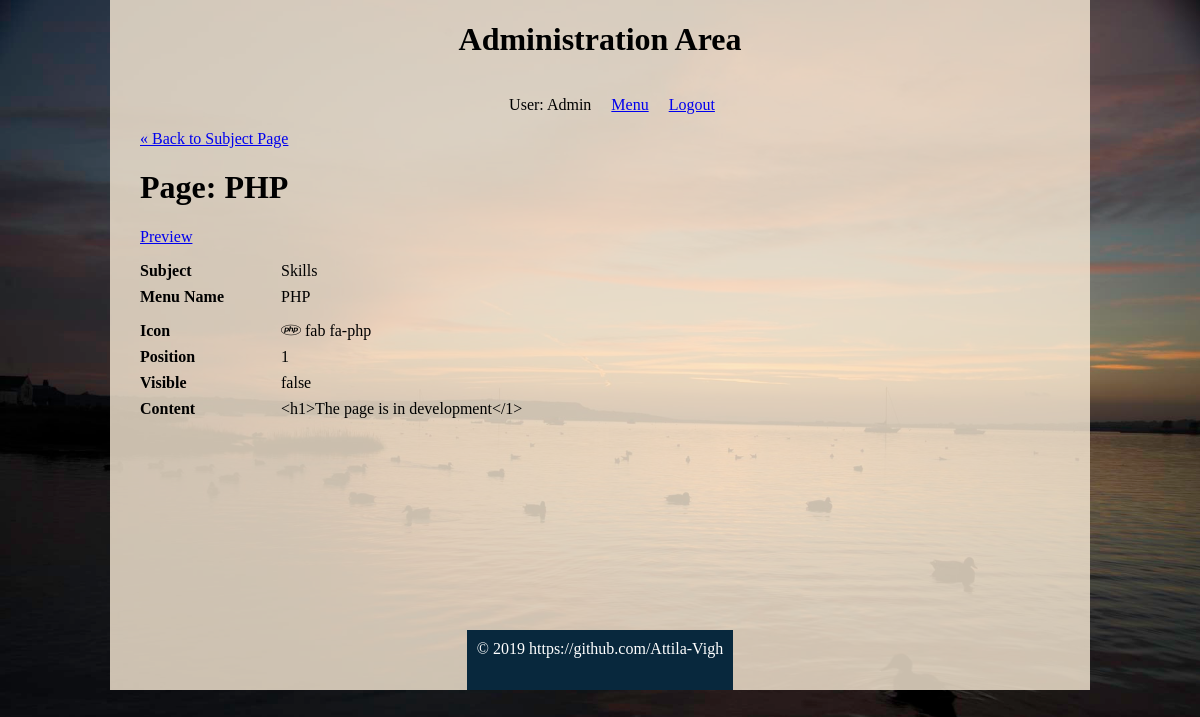
/administration/pages/show.php?id=16 (signed in), run on the app's committed database.
### tables this page shows
CREATE TABLE IF NOT EXISTS `pages` (
  `id` int(11) NOT NULL AUTO_INCREMENT,
  `subject_id` int(11) DEFAULT NULL,
  `menu_name` varchar(255) DEFAULT NULL,
  `icon` varchar(30) NOT NULL,
  `position` int(3) DEFAULT NULL,
  `visible` tinyint(1) DEFAULT NULL,
  `content` text,
  PRIMARY KEY (`id`),
  KEY `fk_subject_id` (`subject_id`)
);

CREATE TABLE IF NOT EXISTS `subjects` (
  `id` int(11) NOT NULL AUTO_INCREMENT,
  `icon` varchar(20) DEFAULT NULL,
  `menu_name` varchar(255) DEFAULT NULL,
  `position` int(3) DEFAULT NULL,
  `visible` tinyint(1) DEFAULT NULL,
  PRIMARY KEY (`id`)
);

### private/classes/databaseobject.class.php (called while the page is built, shortened)
<?php
class DatabaseObject {
    static protected $database;
    static protected $table_name = "";
    static public function set_database($database) {
        self::$database = $database;
    }
    static public function find_by_sql($sql) {
        $result = self::$database->query($sql);
        $object_array = [];
        while($record = $result->fetch_assoc()) {
            $object = new static;
            foreach($record as $property => $value) {
                if(property_exists($object, $property)) {
                    $object->$property = $value;
                }
            }
            $object_array[] = $object;
        }
        return $object_array;
    }
    static public function find_by_id($id) {
        $sql = "SELECT * FROM " . static::$table_name . " ";
        $sql .= "WHERE id='" . self::$database->escape_string($id) . "'";
        $obj_array = static::find_by_sql($sql);
        if(!empty($obj_array)) {
            return array_shift($obj_array);
        } else {
            return false;
        }
    }
}
?>

### private/functions.php (called while the page is built, shortened)
<?php
    function link_to($script_path) {
        return WWW_ROOT . $script_path;
    }
    function h_u($string="") {
        return htmlspecialchars(urlencode($string));
    }
    function h($string="") {
        return htmlspecialchars($string);
    }
?>

### public/administration/pages/show.php (the view, shortened to what this page needs)
<?php require_once('../../../private/initialize.php');
      $id = $_GET['id'] ?? redirect_to('/administration/pages/index.php');
    $page = WebPage::find_by_id($id);
    $subject = Subject::find_by_id($page->subject_id);
    include(SHARED_PATH . '/administration_header.php');
?>
<div id="content">
    <a class="back-link" href="<?php echo link_to('/administration/subjects/show.php?id=' . h_u($subject->id)); ?>">&laquo; Back to Subject Page</a>
    <div class="page show">
        <h1>Page: <?php echo h($page->menu_name); ?></h1>
        <div class="actions">
            <a class="action" href="<?php echo link_to('/index.php?id=' . h_u($page->id) . '&preview=true'); ?>" target="_blank">Preview</a>
        </div>
        <div class="attributes">
        <dl>
            <dt>Subject</dt>
            <dd><?php echo h($subject->menu_name); ?></dd>
        </dl>
        <dl>
            <dt>Menu Name</dt>
            <dd><?php echo h($page->menu_name); ?></dd>
        </dl>
        <dl>
        <dl>
            <dt>Icon</dt>
            <dd>
                <i class="<?php echo h($page->icon); ?>"> </i>
                <?php echo h($page->icon); ?>
            </dd>
        </dl>
        <dl>
            <dt>Position</dt>
            <dd><?php echo h($page->position); ?></dd>
        </dl>
        <dl>
            <dt>Visible</dt>
            <dd><?php echo $page->visible == '1' ? 'true' : 'false'; ?></dd>
        </dl>
        <dl>
            <dt>Content</dt>
            <dd><?php echo h($page->content); ?></dd>
        </dl>
        </div>
    </div>
</div>
<?php include(SHARED_PATH . '/administration_footer.php'); ?>

### public/css/login.css (style rules this page uses)
html { height: 100%; }
html body { height: 100%; background-color: #684730c4; background-image: url("/public/images/homepage_assets/05.jpg"); background-color: #cccccc; background-position: center; background-repeat: no-repeat; background-size: 100% 100%; display: -webkit-box; display: -ms-flexbox; display: flex; -webkit-box-align: center; -ms-flex-align: center; align-items: center; -webkit-box-orient: vertical; -webkit-box-direction: normal; -ms-flex-direction: column; flex-direction: column; }

### public/css/administration.css (style rules this page uses)
html { height: 100%; width: 100%; }
html body { width: 100%; margin: 0; padding: 0; }
html body .wrapper #content { width: 920px; min-height: 500px; padding: 0 30px; }
html body .wrapper #content .actions { margin-bottom: 1em; }
html body .wrapper #content dl { clear: both; overflow: hidden; margin: 0.5em 0; }
html body .wrapper #content dl dt { float: left; font-weight: bold; width: 125px; }
html body .wrapper #content dl dd { float: left; margin-left: 1em; }

### data on the page
pages: menu_name "PHP", icon "fab fa-php", position "1", content "<h1>The page is in development</1>"
subjects: menu_name "Skills"

### other printed values
$_SESSION['username'] "Admin"
